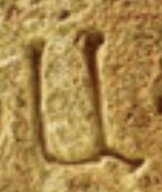
#> input picture Снимок экрана 2025-03-07 в 10.40.56.png, 162 x 192 px
$ python -i for_rp4.py   (imports and definitions only)
#> lines starting #> are read from the running program, lines starting #| are printed output that depends on the picture
#> further down, picture is the input picture: shape (192, 162, 3); mean B, G, R 76.1, 137.3, 171.3
import cv2
import numpy as np
import tflite_runtime.interpreter as tflite

# Пути к модели и меткам
MODEL_PATH = "model.tflite"
LABELS_PATH = "labels.txt"

# Загрузка меток
# [2 lines not run here, left out]

# Инициализация интерпретатора TensorFlow Lite
# [1 line that did not run here, left out]
# [1 line not run here, left out]

# Получение входных и выходных тензоров
# [1 line that did not run here, left out]
# [1 line that did not run here, left out]

# Функция для захвата изображения с камеры
# [11 lines left out: function capture_image, not called in this run]

# Функция для обработки изображения
def preprocess_image(image):
    gray = cv2.cvtColor(image, cv2.COLOR_BGR2GRAY)
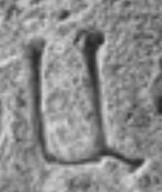
#> gray: shape (192, 162); min 39, max 223, mean 140.5
    _, binary = cv2.threshold(gray, 240, 255, cv2.THRESH_BINARY)
#> binary: shape (192, 162); every value is 0
    contours, _ = cv2.findContours(binary, cv2.RETR_TREE, cv2.CHAIN_APPROX_SIMPLE)
#> contours = []
    for contour in contours:
        approx = cv2.approxPolyDP(contour, 0.01 * cv2.arcLength(contour, True), True)
        if len(approx) == 4:
            x, y, w, h = cv2.boundingRect(approx)
            aspect_ratio = float(w) / h
            if 0.9 < aspect_ratio < 1.1:  # Проверка на квадратность
                roi = image[y:y+h, x:x+w]
                return roi, (x, y, w, h)
#> this loop made 0 passes
    return None, None

# Функция для классификации изображения
# [32 lines left out: functions classify_image, main, not called in this run]

>>> import cv2
>>> picture = cv2.imread('Снимок экрана 2025-03-07 в 10.40.56.png')
>>> result = preprocess_image(picture)
